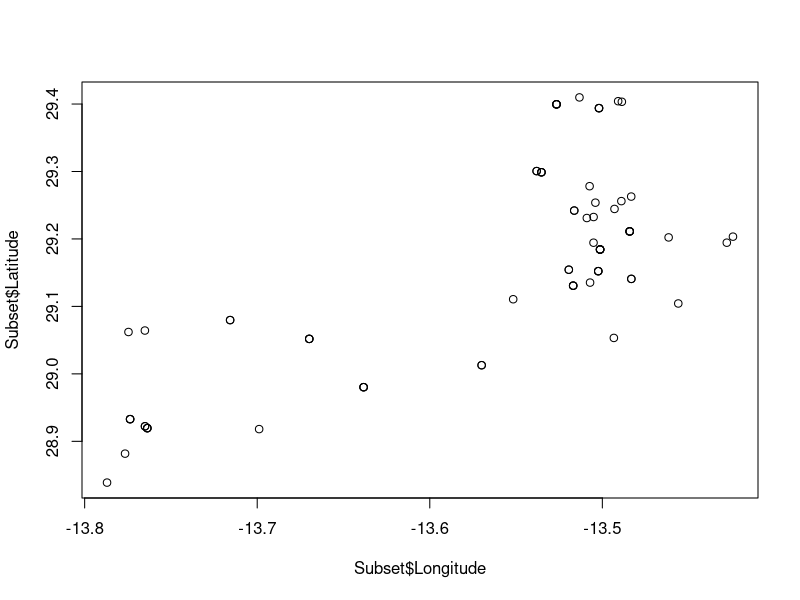
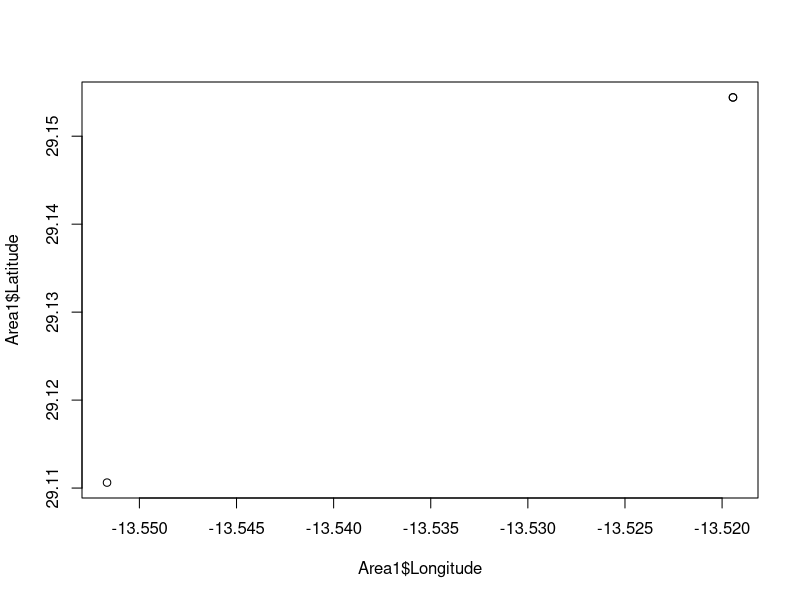
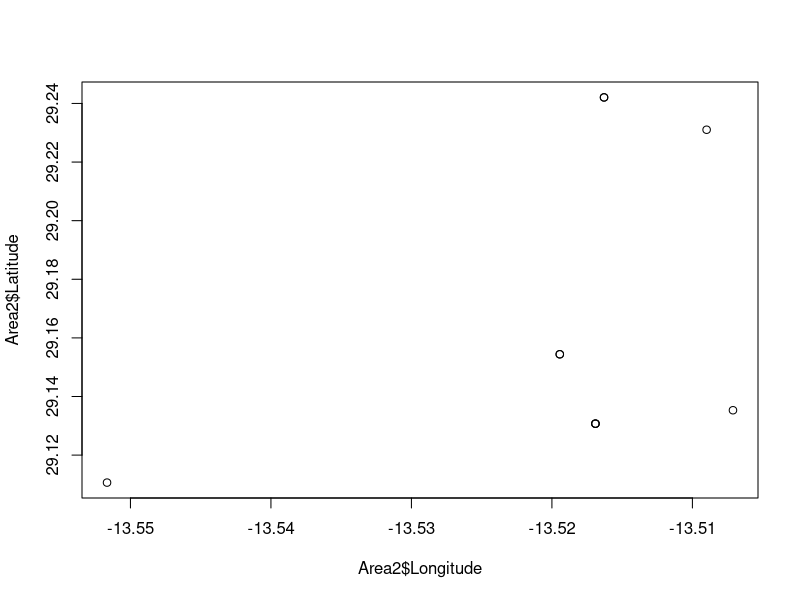
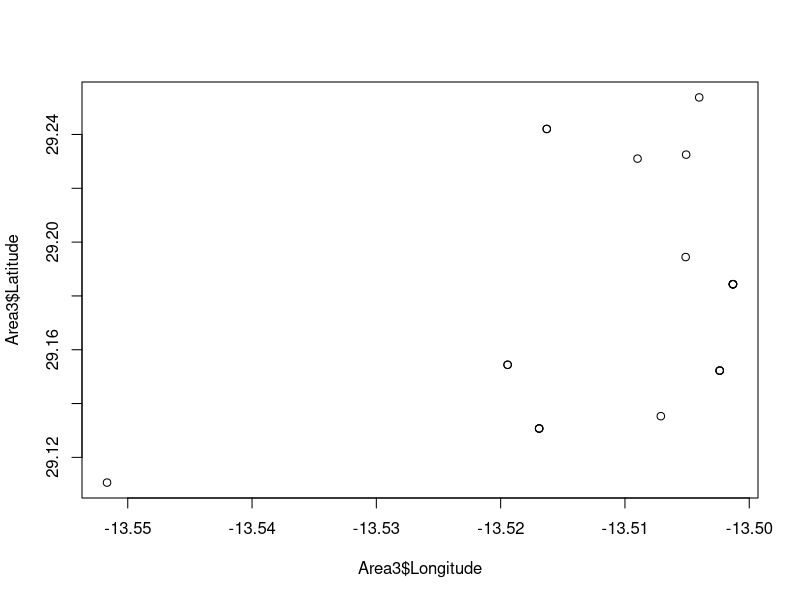
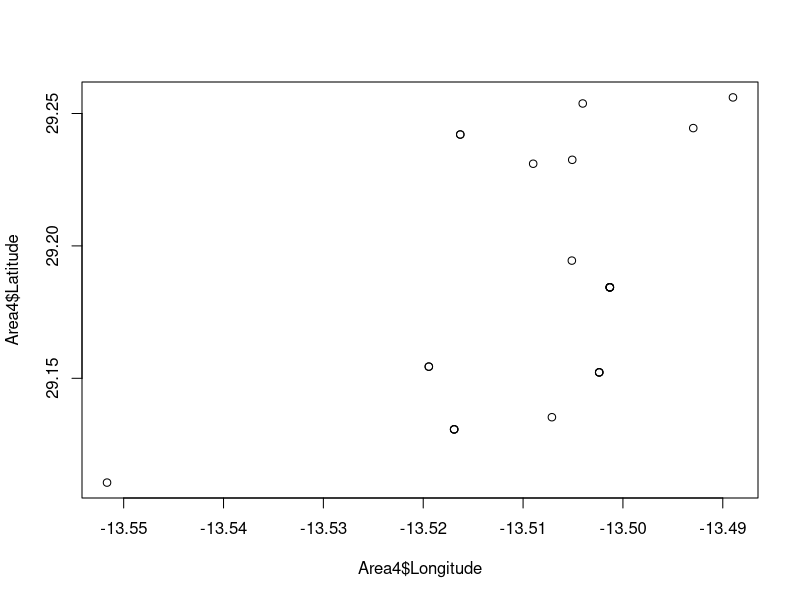
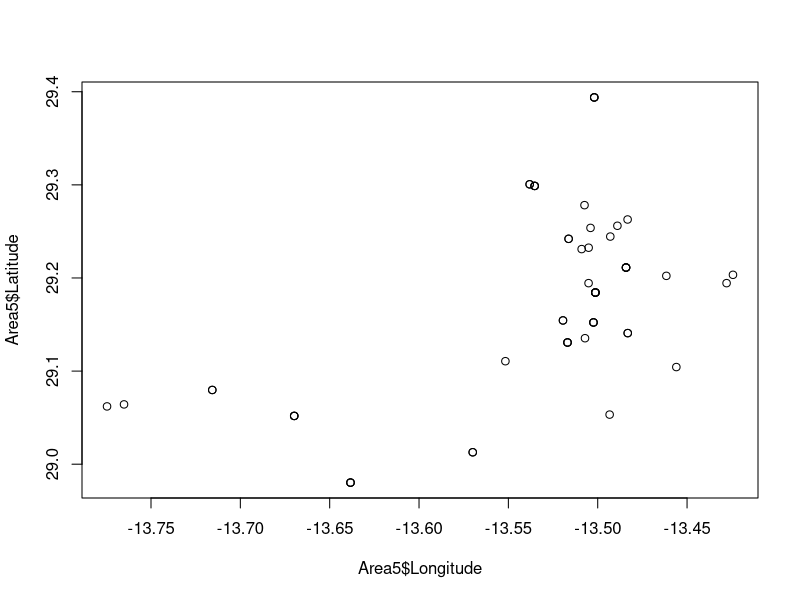
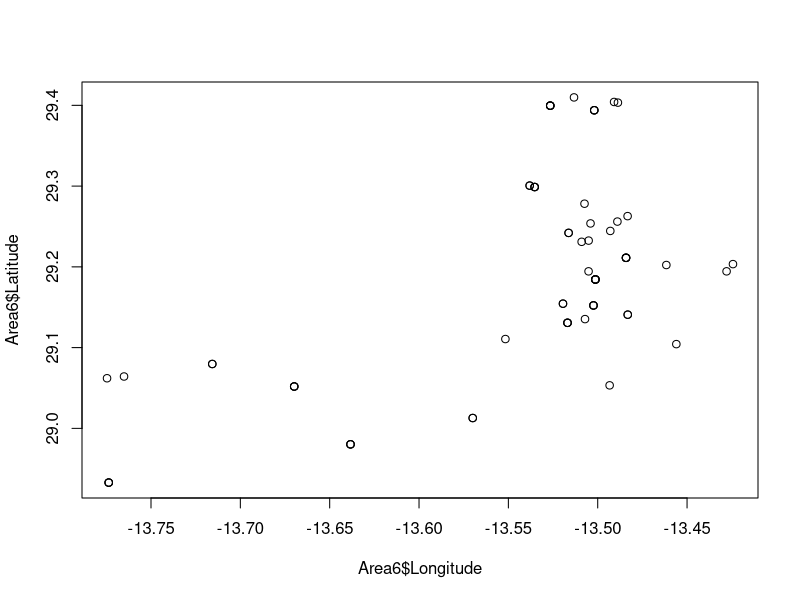
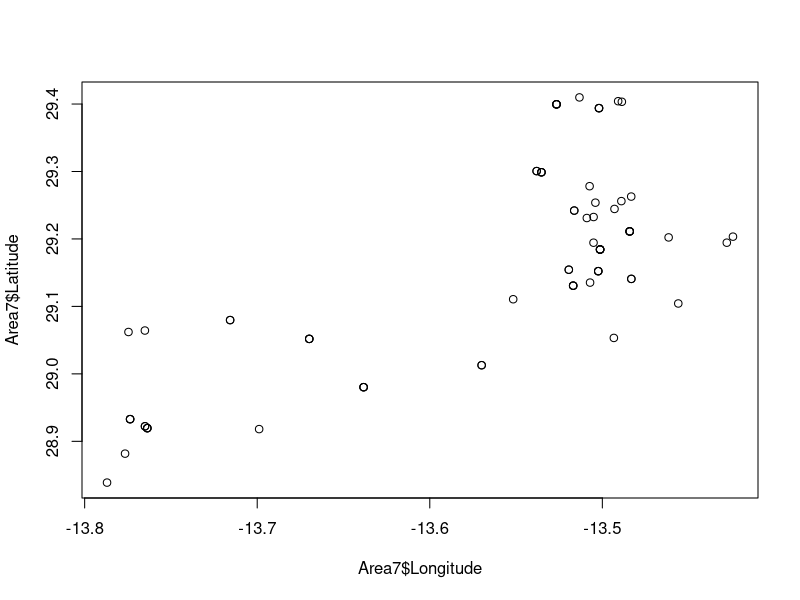

R code for these plots, in order:
#Set working directory
setwd("C:/Shilcusky/Documents/GitHub/Shilcusky/Dysdera Project")
#Load in data packages for later use
library(vegan)

#Read data csv. of geographical distribution of Dysdera species in the Canary Islands
df1 <- read.csv("Dysdera.csv", header =T)
Dysdera <- df1[,c(-2,-3,-5,-8,-9)]
subset(Dysdera, Dysdera$Island == "Lanzarote")
Subset <- subset(Dysdera, Dysdera$Island == "Lanzarote")

#Reading in the data for the artificial brightness values obtained from each point of latitude + longitude
df2 <- read.csv("Dysdera Artificial Brightness.csv", header =T)
#Creating a new matrix
Brightness.mat <- as.matrix(df2)
#Removing unnecessary columns
Brightness <- Brightness.mat[,c(-4,-5)]

#Merging the 2 datasets together by the uniting factor of Latitude and Longitude
merge(Dysdera,Brightness, by=c("Latitude","Longitude"))

#New dataframe created to indicate that each species is being treated as if it were its own island. Only Lanzarote Dysdera are being observed
FiveIslands <- subset(Dysdera, Dysdera$Island == "Lanzarote")
table(Subset$Species)
#Creating a usable matrix with the data
FiveIslands <- as.matrix(Subset)

#Function to give each row its own unique number
Subset$Count <- 1
#Using an aggregate function to obtain a sum of individuals present for each of the 5 Dysdera species
df2<- aggregate(Subset$Count, by= list(Subset$Species),FUN=sum)

#Changing the name of the dataframe for clarity's sake
SpeciesCount <- df2

#Plotting location of all 74 individuals on Lanzarote relative to Latitude and Longitude
plot(Subset$Longitude,Subset$Latitude)
summary(Subset)
#Added to help obtain the smoothest rarefaction curve pathway, small increments
bb <-0.053
dd <-0.01

#Creating more precise quadrants to obtain the number of species from. Increasing area by increments of 0.01
#growth = delta*Area number + base
Area1<- subset(Subset, Subset$Latitude>(29.16-(bb)) & Subset$Latitude<(29.19+(bb)) & Subset$Longitude>(-13.57-(bb)) & Subset$Longitude<(-13.57+(bb)))
plot(Area1$Longitude,Area1$Latitude)
Area1Count<- aggregate(Area1$Count, by= list(Area1$Species),FUN=sum)

Area2<- subset(Subset, Subset$Latitude>(29.16-(bb+1*dd)) & Subset$Latitude<(29.19+(bb+1*dd)) & Subset$Longitude>(-13.57-(bb+1*dd)) & Subset$Longitude<(-13.57+(bb+1*dd)))
plot(Area2$Longitude,Area2$Latitude)
Area2Count<- aggregate(Area2$Count, by= list(Area2$Species),FUN=sum)

Area3<- subset(Subset, Subset$Latitude>(29.16-(bb+2*dd)) & Subset$Latitude<(29.19+(bb+2*dd)) & Subset$Longitude>(-13.57-(bb+2*dd)) & Subset$Longitude<(-13.57+(bb+2*dd)))
plot(Area3$Longitude,Area3$Latitude)
Area3Count<- aggregate(Area3$Count, by= list(Area3$Species),FUN=sum)

Area4<- subset(Subset, Subset$Latitude>(29.16-(bb+3*dd)) & Subset$Latitude<(29.19+(bb+3*dd))& Subset$Longitude>(-13.57-(bb+3*dd)) & Subset$Longitude<(-13.57+(bb+3*dd)))
plot(Area4$Longitude,Area4$Latitude)
Area4Count<- aggregate(Area4$Count, by= list(Area4$Species),FUN=sum)

Area5<- subset(Subset, Subset$Latitude>(29.16-0.205) & Subset$Latitude<(29.19+0.205) & Subset$Longitude>(-13.57-0.205) & Subset$Longitude<(-13.57+0.205))
plot(Area5$Longitude,Area5$Latitude)
Area5Count<- aggregate(Area5$Count, by= list(Area5$Species),FUN=sum)

Area6<- subset(Subset, Subset$Latitude>(29.16-0.23) & Subset$Latitude<(29.19+0.23) & Subset$Longitude>(-13.57-0.23) & Subset$Longitude<(-13.57+0.23))
plot(Area6$Longitude,Area6$Latitude)
Area6Count<- aggregate(Area6$Count, by= list(Area6$Species),FUN=sum)

Area7<- subset(Subset, Subset$Latitude>(29.16-0.4) & Subset$Latitude<(29.19+0.4) & Subset$Longitude>(-13.57-0.4) & Subset$Longitude<(-13.57+0.4))
plot(Area7$Longitude,Area7$Latitude)
Area7Count<- aggregate(Area7$Count, by= list(Area7$Species),FUN=sum)

#The area of each quadrant has been calculated in a separate excel sheet by squaring the edge distance, which was configurated by increasing the scalar values, which were found by increasing (0.053) by increments of dd (0.01) for each area
Area <- c(0.011236, 0.015876,0.021316,0.027556, 0.034596, 0.042436, 0.051076)
#The aggregate function was used to do a species count of each Area
Richness <-c(3,4,5,5,5,5,5)

#Create a new dataframe of Area by Richness
RichnessArea <- data.frame(Area,Richness)
#Plot the richness graph, add main heading and change x and y labels
plot(RichnessArea$Area, RichnessArea$Richness, type = "b", xlab = "Area (degrees squared)", ylab = "Number of species", main = "Number of species per Area")

#The columns including latitude and longitude are being excluded from the original matrix
DysderaAndBright<- Brightness.mat[,c(-2,-3)]
#A histogram will be created to graph artificial brightness against number of individuals
hist(DysderaAndBright, xlab = "Artificial Brightness (μcd/m2)", ylab = "Number of Individuals", main ="Dysdera Distribution in Relation to Artificial Brightness", col = "orange", border = "black")

############AND SCENE##############



